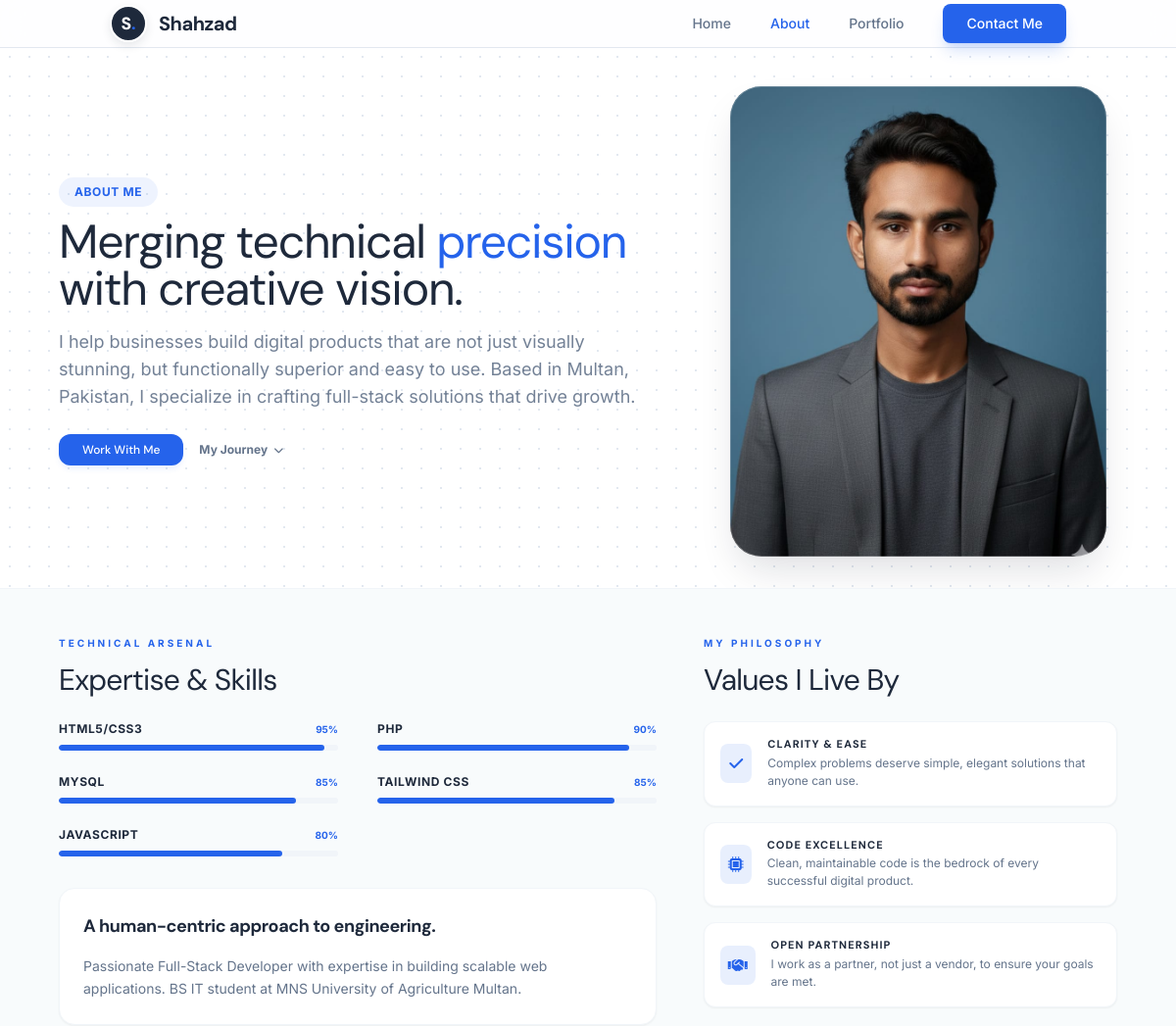
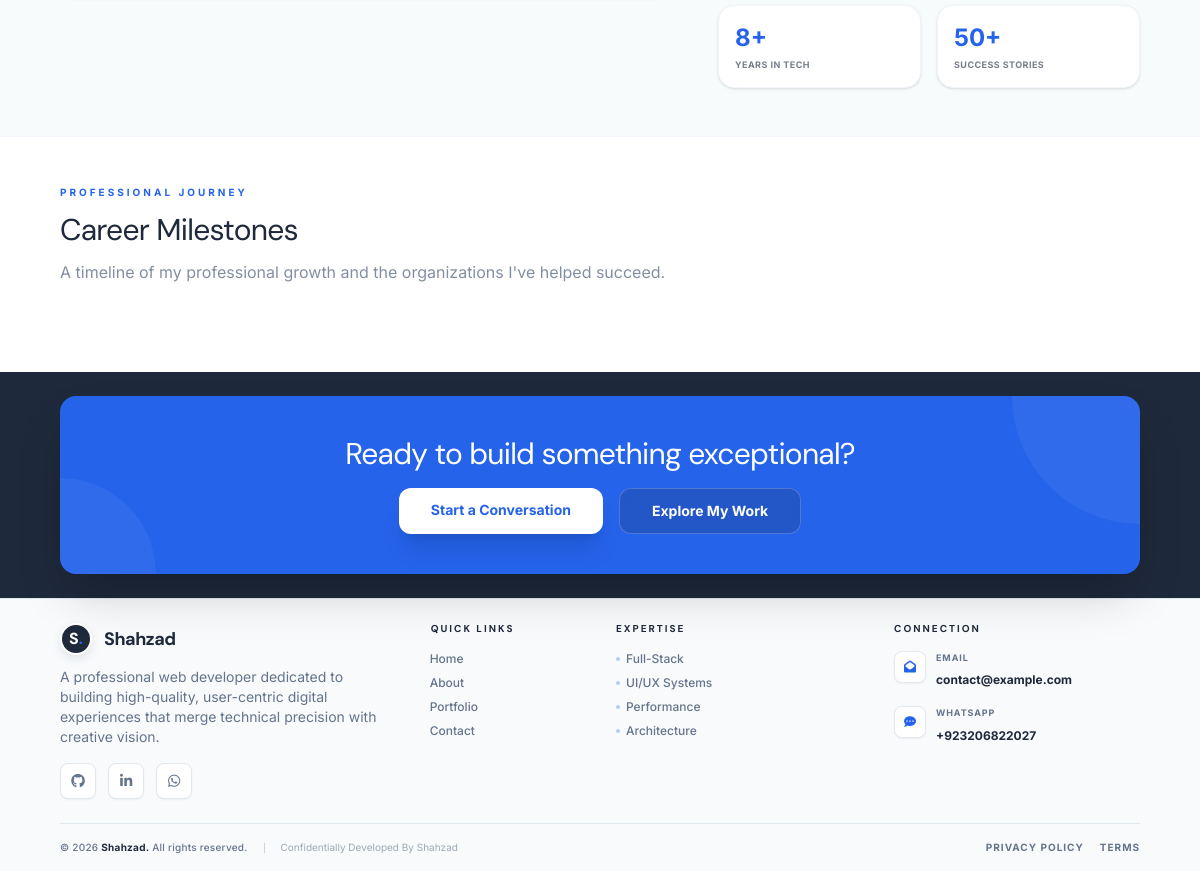
Page /about.php on the committed database (2 pictures, top to bottom).
### tables this page shows
CREATE TABLE `skills` (
  `id` int(11) NOT NULL AUTO_INCREMENT,
  `name` varchar(100) NOT NULL,
  `percentage` int(11) NOT NULL,
  PRIMARY KEY (`id`)
);

CREATE TABLE `settings` (
  `id` int(11) NOT NULL AUTO_INCREMENT,
  `site_name` varchar(100) NOT NULL,
  `meta_title` varchar(255) DEFAULT NULL,
  `meta_description` text DEFAULT NULL,
  `meta_keywords` text DEFAULT NULL,
  `site_logo` varchar(255) NOT NULL,
  `site_favicon` varchar(255) NOT NULL,
  `hero_title` varchar(255) NOT NULL,
  `hero_subtitle` varchar(255) NOT NULL,
  `slogan` varchar(255) DEFAULT NULL,
  `hero_image` varchar(255) NOT NULL,
  `about_text` text NOT NULL,
  `footer_text` varchar(255) NOT NULL,
  `contact_email` varchar(100) NOT NULL,
  `contact_phone` varchar(50) NOT NULL,
  `contact_address` text NOT NULL,
  `whatsapp_number` varchar(50) NOT NULL,
  `facebook_link` varchar(255) NOT NULL,
  `twitter_link` varchar(255) NOT NULL,
  `linkedin_link` varchar(255) NOT NULL,
  `instagram_link` varchar(255) NOT NULL,
  `github_link` varchar(255) NOT NULL,
  PRIMARY KEY (`id`)
);

### about.php (the view, shortened to what the rows shown need)
<?php include 'includes/header.php'; ?>
<section class="pt-6 pb-4 lg:pt-10 lg:pb-8 bg-white overflow-hidden bg-pattern">
    <div class="container-custom">
        <div class="flex flex-col lg:flex-row items-center gap-10 lg:gap-16">
            <div class="lg:w-3/5">
                <h1 class="text-3xl lg:text-5xl mb-4 leading-[1.1] font-heading">
                    Merging technical <span class="text-accent">precision</span> with creative vision.
                </h1>
            </div>
        </div>
    </div>
</section>
<section class="bg-slate-50/30 py-8 lg:py-12 border-y border-slate-100">
    <div class="container-custom">
        <div class="grid grid-cols-1 lg:grid-cols-12 gap-12">
            <div class="lg:col-span-7">
                <div class="mb-8">
                    <h2 class="text-2xl lg:text-3xl font-heading mb-6">Expertise & Skills</h2>
                    <div class="grid grid-cols-1 sm:grid-cols-2 gap-x-10 gap-y-6">
                        <?php
                        $skills_query = mysqli_query($conn, "SELECT * FROM skills ORDER BY percentage DESC LIMIT 6");
                        while($skill = mysqli_fetch_assoc($skills_query)):
                        ?>
                        <div class="space-y-2">
                            <div class="flex justify-between items-end">
                                <span class="text-xs font-bold text-primary uppercase tracking-wider"><?php echo $skill['name']; ?></span>
                                <span class="text-[10px] font-bold text-accent"><?php echo $skill['percentage']; ?>%</span>
                            </div>
                            <div class="progress-container">
                                <div class="progress-fill" style="width: <?php echo $skill['percentage']; ?>%"></div>
                            </div>
                        </div>
                        <?php endwhile; ?>
                    </div>
                </div>
                <div class="p-6 bg-white rounded-2xl border border-slate-100 shadow-sm">
                    <h3 class="text-lg font-bold text-primary mb-4 font-heading">A human-centric approach to engineering.</h3>
                    <div class="text-secondary text-sm leading-relaxed space-y-3">
                        <?php echo nl2br(htmlspecialchars($settings['about_text'])); ?>
                    </div>
                </div>
            </div>
            <div class="lg:col-span-5">
                <div class="sticky top-20">
                    <h2 class="text-2xl lg:text-3xl font-heading mb-6">Values I Live By</h2>
                </div>
            </div>
        </div>
    </div>
</section>
<section id="journey" class="bg-white py-8 lg:py-12">
    <div class="container-custom">
        <div class="max-w-3xl mb-10">
            <h2 class="text-2xl lg:text-3xl mb-3 font-heading">Career Milestones</h2>
        </div>
    </div>
</section>
<section class="bg-primary py-4 lg:py-6">
    <div class="container-custom">
        <div class="bg-accent rounded-2xl p-6 md:p-10 text-center text-white relative overflow-hidden shadow-2xl">
            <div class="relative z-10 max-w-3xl mx-auto">
                <h2 class="text-white text-2xl lg:text-3xl mb-4 font-heading">Ready to build something exceptional?</h2>
            </div>
        </div>
    </div>
</section>
<?php include 'includes/footer.php'; ?>

### includes/footer.php (shortened to what the rows shown need)
</main>
<footer class="bg-slate-50 border-t border-slate-200 pt-6 pb-4">
    <div class="container-custom">
        <div class="grid grid-cols-2 lg:grid-cols-12 gap-6 lg:gap-8 mb-6">
            <div class="col-span-2 lg:col-span-3">
                <div class="grid grid-cols-1 sm:grid-cols-2 lg:grid-cols-1 gap-4">
                    <div class="flex items-start space-x-2.5 group">
                        <div>
                            <span class="block text-[9px] font-bold uppercase tracking-widest text-secondary mb-0.5">Email</span>
                            <a href="mailto:<?php echo $settings['contact_email']; ?>" class="text-[10px] sm:text-xs font-bold text-primary hover:text-accent transition-colors"><?php echo $settings['contact_email']; ?></a>
                        </div>
                    </div>
                    <div class="flex items-start space-x-2.5 group">
                        <div>
                            <span class="block text-[9px] font-bold uppercase tracking-widest text-secondary mb-0.5">WhatsApp</span>
                            <a href="https://wa.me/<?php echo $settings['whatsapp_number']; ?>" class="text-[10px] sm:text-xs font-bold text-primary hover:text-accent transition-colors"><?php echo $settings['whatsapp_number']; ?></a>
                        </div>
                    </div>
                </div>
            </div>
        </div>
        <div class="pt-4 border-t border-slate-200 flex flex-col md:flex-row justify-between items-center gap-3">
            <div class="flex flex-col md:flex-row items-center gap-2 md:gap-4">
                <p class="text-secondary text-[10px] font-medium tracking-wide">
                    &copy; <?php echo date('Y'); ?> <span class="text-primary font-bold">Shahzad.</span> All rights reserved.
                </p>
                <p class="text-[10px] text-secondary/60">
                    <?php echo $settings['footer_text']; ?>
                </p>
            </div>
        </div>
    </div>
</footer>
</body>
</html>

### rows in the picture
skills: name "HTML5/CSS3", percentage "95"
skills: name "PHP", percentage "90"
skills: name "MYSQL", percentage "85"
skills: name "TAILWIND CSS", percentage "85"
skills: name "JAVASCRIPT", percentage "80"
settings: about_text "Passionate Full-Stack Developer with expertise in building scalable web applications. BS IT student at MNS University of Agriculture Multan.", contact_email "contact@example.com", whatsapp_number "+923206822027", footer_text "Confidentially Developed By Shahzad"
